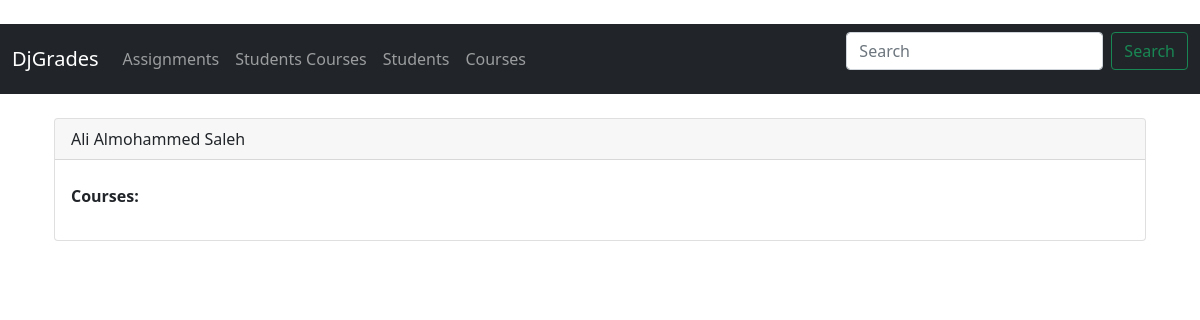
The page /students_courses on the database as committed earlier.
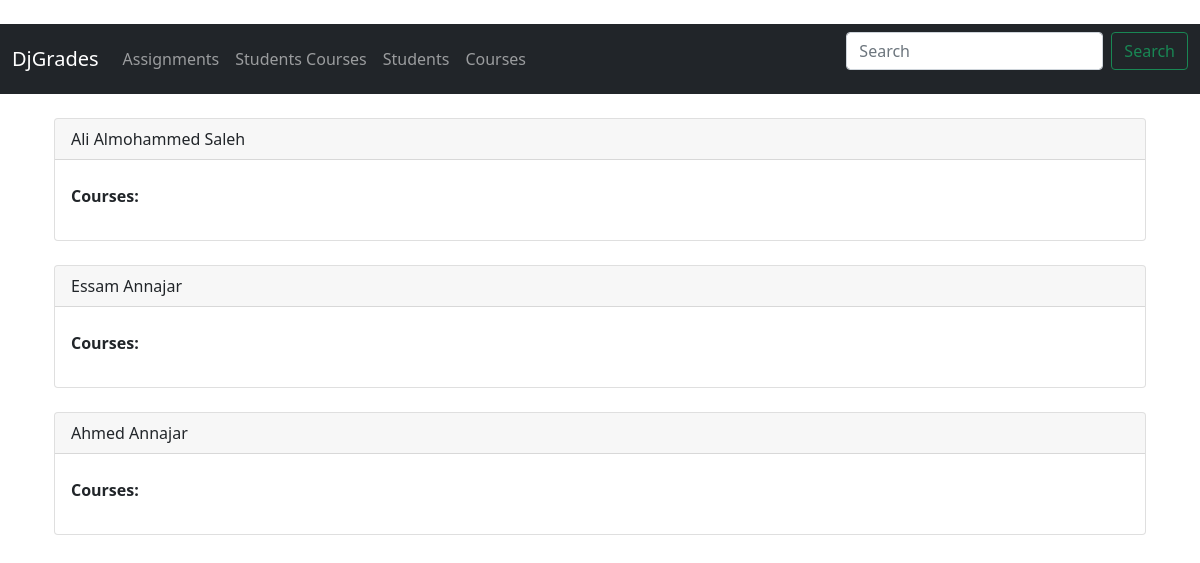
The same page on the database as committed later.
### grades/models.py (models this page shows, shortened)
class Student(models.Model):
	first_name = models.CharField(max_length=20)
	middle_name = models.CharField(max_length=20)
	last_name = models.CharField(max_length=20)
	dob = models.DateField()
	courses = models.ManyToManyField(Course, blank=True, null=True)

### grades/views.py (the view)
# urls.py: path('students_courses', views.students_courses, name='students_courses'),
def students_courses(request):
	student_list = Student.objects.all()
	grade_list = Grade.objects.all()
	return render(request, 'students/students_courses.html', {
		'student_list': student_list,
		'grade_list': grade_list
		})

### grades/templates/students/students_courses.html (shortened to what this page needs)
{% extends 'base.html' %}
{% block content %}
	{% for student in student_list %}
		<div class="container">
				<div class="card">
				  <div class="card-header">
				    {{ student.first_name }} {{ student.last_name }}
				  </div>
				  <div class="card-body">
				    <p class="card-text">
				    	<strong>Courses:</strong>
				    	<br>
				    </p>
				  </div>
				</div>
				<br>
		</div>
	{% endfor %}
{% endblock %}

Rows that differ between the two databases and show on the page:
added Student: first_name "Essam", last_name "Annajar"
added Student: first_name "Ahmed", last_name "Annajar"
